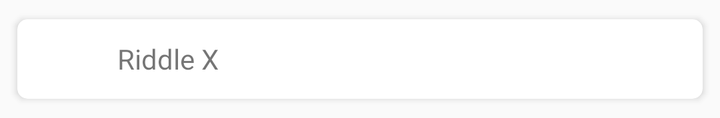
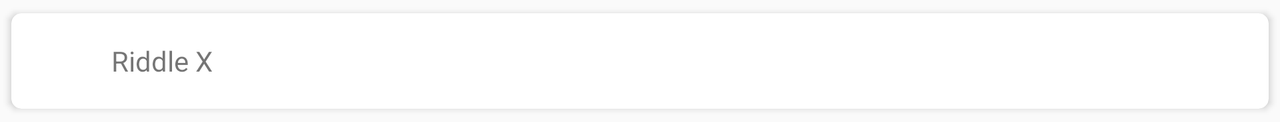

An Android layout and its configuration variant, each rendered on a device that would load it. The default file and the variant file are quoted in full after the pictures.
<!-- AndroidManifest.xml: application theme AppTheme -->
<!-- res/layout/riddle_row.xml -->
<?xml version="1.0" encoding="utf-8"?>
<LinearLayout xmlns:android="http://schemas.android.com/apk/res/android"
    android:layout_width="match_parent"
    android:layout_height="wrap_content"
    android:orientation="horizontal">

    <android.support.v7.widget.CardView xmlns:card_view="http://schemas.android.com/apk/res-auto"
        android:id="@+id/card_view"
        android:layout_width="match_parent"
        android:layout_height="wrap_content"
        android:layout_gravity="center"
        android:layout_margin="5dp"
        card_view:cardCornerRadius="5dp"
        card_view:cardUseCompatPadding="true">

        <LinearLayout
            android:layout_width="match_parent"
            android:layout_height="match_parent"
            android:orientation="horizontal">

            <TextView
                android:id="@+id/riddlerow_riddlename"
                android:layout_width="wrap_content"
                android:layout_height="wrap_content"
                android:layout_weight="5"
                android:paddingLeft="50dp"
                android:paddingTop="10dp"
                android:paddingBottom="10dp"
                android:text="Riddle X" />

            <Button
                android:id="@+id/riddlerow_delete_button"
                android:layout_width="0dp"
                android:layout_height="40dp"
                android:layout_weight="1"
                android:background="@drawable/ic_close"
                android:backgroundTint="@color/zxing_viewfinder_laser"
                android:focusable="false" />

        </LinearLayout>

    </android.support.v7.widget.CardView>


</LinearLayout>
<!-- resources referenced by this layout -->
<resources>
  <style name="AppTheme" parent="Theme.AppCompat.Light.DarkActionBar">
          
          <item name="colorPrimary">@color/colorPrimary</item>
          <item name="colorPrimaryDark">@color/colorPrimaryDark</item>
          <item name="colorAccent">@color/colorAccent</item>
      </style>
  <color name="colorPrimary">#00AEEF</color>
  <color name="colorPrimaryDark">#007FBC</color>
  <color name="colorAccent">#66e0ff</color>
</resources>
<!-- res/layout-land/riddle_row.xml (the repository's variant of the layout above) -->
<!-- drawn on the phone turned sideways -->
<?xml version="1.0" encoding="utf-8"?>
<LinearLayout xmlns:android="http://schemas.android.com/apk/res/android"
    android:layout_width="match_parent"
    android:layout_height="wrap_content"
    android:orientation="vertical">

    <android.support.v7.widget.CardView xmlns:card_view="http://schemas.android.com/apk/res-auto"
        android:id="@+id/card_view"
        android:layout_width="match_parent"
        android:layout_height="wrap_content"
        android:layout_gravity="center"
        android:layout_margin="2dp"
        android:elevation="8dp"
        card_view:cardCornerRadius="5dp"
        card_view:cardPreventCornerOverlap="true"
        card_view:cardUseCompatPadding="true">

        <LinearLayout
            android:layout_width="match_parent"
            android:layout_height="match_parent"
            android:orientation="horizontal">

            <TextView
                android:id="@+id/riddlerow_riddlename"
                android:layout_width="wrap_content"
                android:layout_height="wrap_content"
                android:layout_weight="8"
                android:paddingLeft="50dp"
                android:paddingTop="10dp"
                android:paddingBottom="10dp"
                android:text="Riddle X" />

            <Button
                android:id="@+id/riddlerow_delete_button"
                android:layout_width="0dp"
                android:layout_height="wrap_content"
                android:layout_weight="1"
                android:background="@drawable/ic_close"
                android:backgroundTint="@color/zxing_viewfinder_laser"
                android:focusable="false" />
        </LinearLayout>

    </android.support.v7.widget.CardView>


</LinearLayout>
